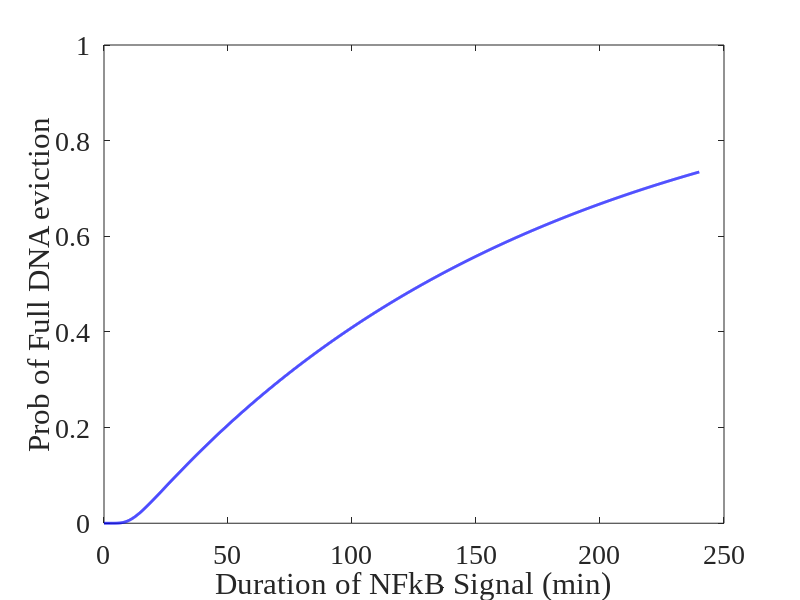

This chart was generated by the following MATLAB code:
clear
load('parameter_nfkb_final.mat') %%%Load the fitted paramters 
cof=parameter(1); %%%  the cooperativity constant 'h'
co=parameter(2);  %%% the ratio of the rewrapping rates to the unwrapping rates 'b_1/a_1'
BF=parameter(3);  %%%  the time fraction SDTF is unbound 'BF'.
r=parameter(4);   %%%  the SDTF effect range
open=parameter(5); %%%  the initial unwrapping rate 'a_1'


%%%Set the maximum SDTF binding rates
on_const=100;
off=on_const/(1/BF-1);  %%%Set the SDTF unbinding rate








%%% For each state, define the unwrapping and rewrapping rates considering
%%% cooperativity 
 for i=1:15
    DNAopen(i)=open*(cof)^(i-1);
    DNAclose(i)=co*open*(cof)^(-i+1);
end

DNAclose(end-1)=0;
DNAclose(end)=0;




 Time=0:0.1:240; %%%Duration of the NFkB singal
 Prob=zeros(numel(Time),1);  %%%Full eviction probability
 Aver_Prob=zeros(numel(Time),1);  %%%Average of the Full eviction probability with each binding site
    
for i=1:15
    bs=i; %%% Obtain the full eviction probability for each binding site i
 


%%%Define the transition probability matrix under the non-osillcatory signal (See SI Eq 2)
Q1=zeros(15,15);
Q2=zeros(15,15);
for i=1:14
    Q1(i,i+1)=DNAopen(i);    
    Q1(i+1,i)=DNAclose(i);
end


for i=1:14
    Q2(i,i+1)=DNAopen(i);
    Q2(i+1,i)=(1-exp(-((bs-i-1)^2)*r))*DNAclose(i);     
end




Q4=zeros(15,15);
for i=1:15  
    Q4(i,i)=off;
end



Q3=zeros(15,15);
for i=1:15
Q3(i,i)=on_const;
end
Qc=[Q1,Q3;Q4,Q2];
 for i=1:30
   Qc(i,i)=-sum(Qc(i,:));
 end

 
%%%initial probability 
mu=zeros(1,30);
mu(1)=1;
 
 
    
 for k=1:numel(Time)
    
    T=Time(k);
    %%%Probability distribution at time T   
    Pc=mu*expm(Qc*T);
    
    %%%% compute the full DNA eviction probability at time T       
    Prob(k)=Pc(15)+Pc(30);    
 end
 
 Aver_Prob=Aver_Prob+Prob/15;
 
end
 plot(Time,Aver_Prob,'b','linewidth',2)
 ylim([0,1])
 set(gca,'fontsize',20,'fontname','Times New Roman')
 ylabel('Prob of Full DNA eviction')
 xlabel('Duration of NFkB Signal (min)')
